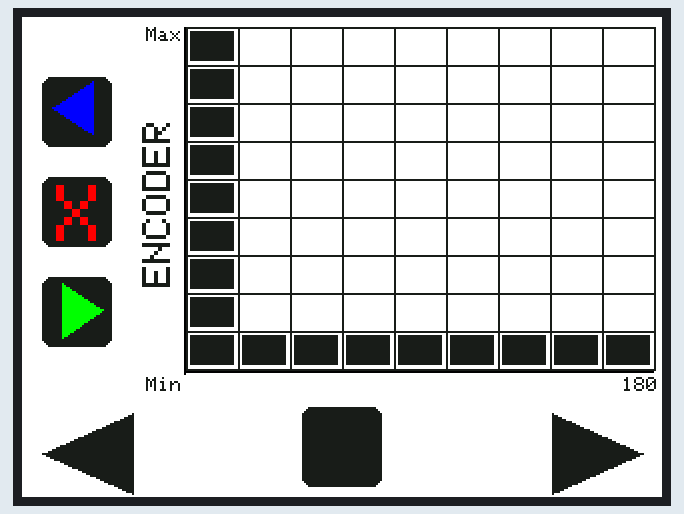
Simulated run of this sketch. Board: Arduino Uno, built with avr-gcc and run on an emulated ATmega328P. On the bench: 320×240 colour display.

Above: at 0.3 s.

The sketch:

learning_page.ino
```cpp
#include <Arduino.h>
#include<SPFD5408_Adafruit_GFX.h>
#include<SPFD5408_Adafruit_TFTLCD.h>
#include<SPFD5408_TouchScreen.h>


#if defined(__SAM3X8E__)
    #undef __FlashStringHelper::F(string_literal)
    #define F(string_literal) string_literal
#endif
#define YP A1 //--> must be an analog pin, use "An" notation!
#define XM A2 //--> must be an analog pin, use "An" notation!
#define YM 7  //--> can be a digital pin
#define XP 6  //--> can be a digital pin

TouchScreen ts = TouchScreen(XP, YP, XM, YM, 300);

#define LCD_CS A3
#define LCD_CD A2
#define LCD_WR A1
#define LCD_RD A0
#define LCD_RESET A4  //optional
Adafruit_TFTLCD tft(LCD_CS, LCD_CD, LCD_WR, LCD_RD, LCD_RESET);

#define BLACK   0x0000
#define BLUE    0x001F
#define RED     0xF800
#define GREEN   0x07E0
#define CYAN    0x07FF
#define MAGENTA 0xF81F
#define YELLOW  0xFFE0
#define WHITE   0xFFFF
#define BLACKM  0x18E3

#define TS_MAXX 919
#define TS_MAXY 865
#define TS_MINX 145
#define TS_MINY 82

#define MINPRESSURE 10
#define MAXPRESSURE 1000


void setup() {
  Serial.begin(9600);
  tft.reset();
  tft.begin(0x9341);
  tft.setRotation(1);
  tft.fillScreen(WHITE);
tft.drawLine(81,5,81,178,BLACK);
tft.drawLine(81,177,315,177,BLACK);

  button();
  drawgraph();
  runbox();
  deletebox();
  backbox();
  sensorname();
}
void button(){
   tft.fillRoundRect(140,195 ,40,40 ,5, BLACKM);
tft.fillTriangle(10, 218,55,198 ,55, 238, BLACKM);
tft.fillTriangle(310,218,265,198,265,238,BLACKM);
}
void runbox(){
 tft.fillRoundRect(10,130,35,35,5,BLACKM);
 tft.fillTriangle(40,146.5 ,20,133 ,20,160, GREEN);
}
void deletebox(){
  tft.fillRoundRect(10,80,35,35,5,BLACKM);
    tft.setRotation(1);
tft.setCursor(17, 84);
tft.setTextSize(4);
tft.setTextColor(RED);
tft.print("X");
}
void backbox(){
  tft.fillRoundRect(10,30,35,35,5,BLACKM);
   tft.fillTriangle(15,45 ,35,32 ,35,58, BLUE);
}

void drawgraph(){
// line parellel to yaxis

for(int y=82;y<=320;y+=26){

  tft.drawFastVLine(y,5,172,BLACKM);

}
for(int x=5;x<=193;x+=19.5){
  tft.drawFastHLine(82 ,x ,235,BLACKM);


}
}
void sensorname(){
tft.setRotation(0);
tft.setCursor(105, 60);
tft.setTextSize(2);
tft.setTextColor(BLACKM);
tft.print("ENCODER");

// max
tft.setRotation(1);
tft.setCursor(62,5);
tft.setTextSize(1);
tft.setTextColor(BLACKM);
tft.print("Max");
// 180

tft.setRotation(1);
tft.setCursor(300,180);
tft.setTextSize(1);
tft.setTextColor(BLACKM);
tft.print("180");
//0
tft.setRotation(1);
tft.setCursor(62,180);
tft.setTextSize(1);
tft.setTextColor(BLACKM);
tft.print("Min");
}


void loop() {
 run();

}
int  run(){
for(int i=159;i>=7;i-=19){
tft.fillRect(84, i, 22,15,BLACKM);
}
for(int z=84;z<=292;z+=26){
tft.fillRect(z, 159, 22,15,BLACKM); }
}
```
